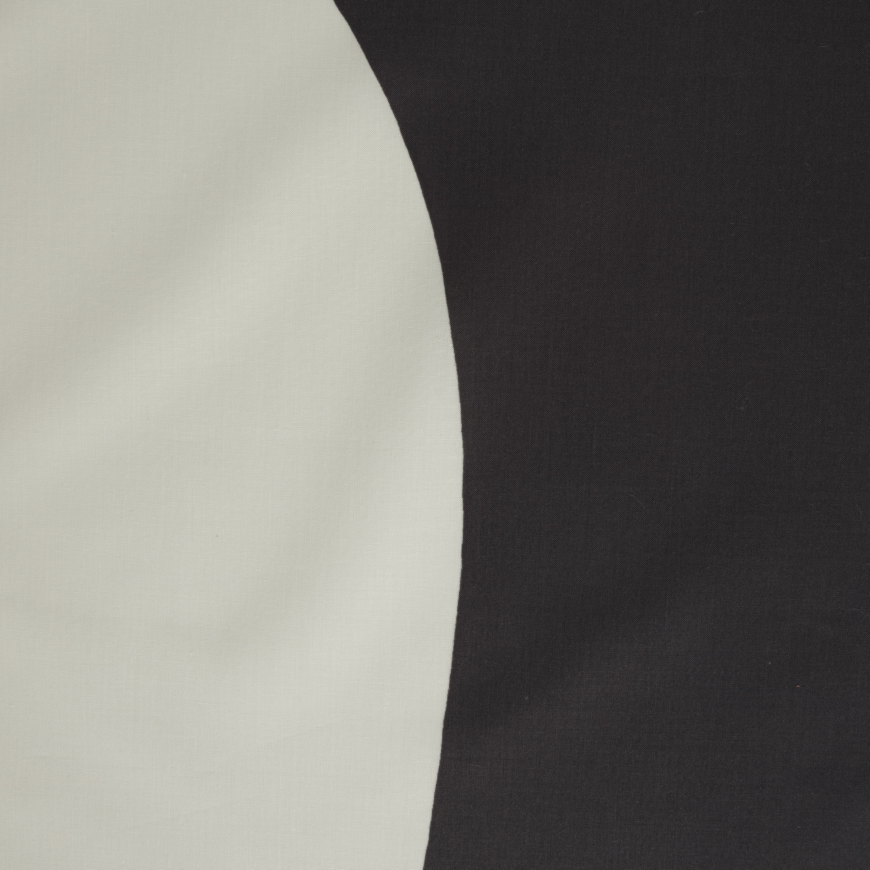
#> input picture dataset/block/3.jpg, 3477 x 3477 px, given in place of orginal.jpg, which was not available (shown at 1/4 size)
$ python allinone.py
#> lines starting #> are read from the running program, lines starting #| are printed output that depends on the picture; pictures that were not available may be replaced by others from this repository, and a replacement may not be noted
import cv2
import numpy as np
import matplotlib.pyplot as plt
from skimage import metrics

def load_and_resize_images(ref_image_path, sample_image_paths, width):
#> called with width = 800
    ref_image = cv2.imread(ref_image_path)
#> ref_image is the input picture: shape (3477, 3477, 3); mean B, G, R 114, 119.1, 120.6
    ref_image = cv2.resize(ref_image, (width, int(ref_image.shape[0] * width / ref_image.shape[1])))
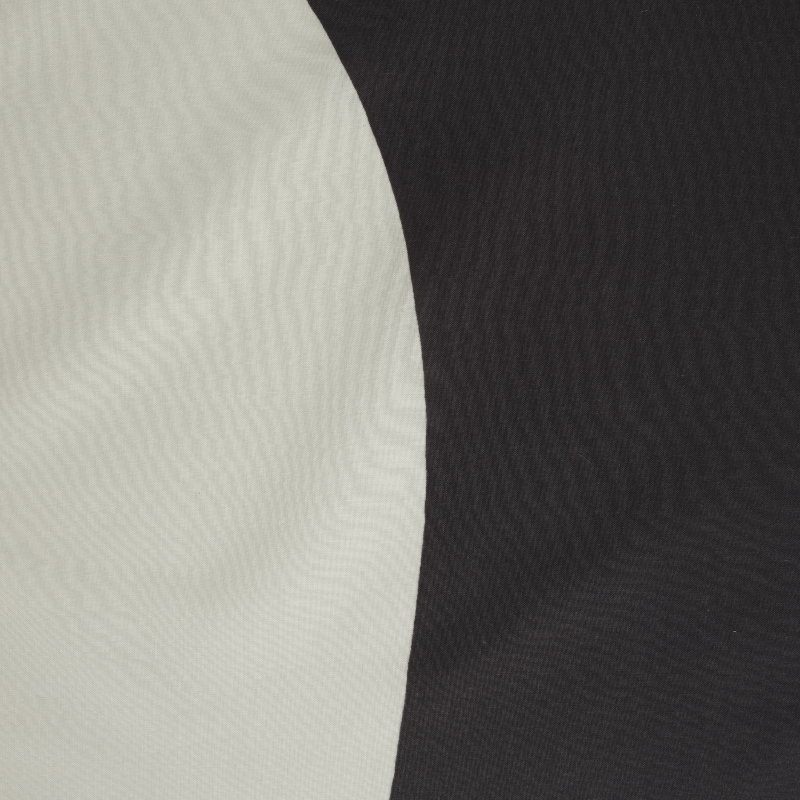
#> ref_image: shape (800, 800, 3); mean B, G, R 113.9, 119, 120.4

    sample_images = []
    for path in sample_image_paths:
        img = cv2.imread(path)
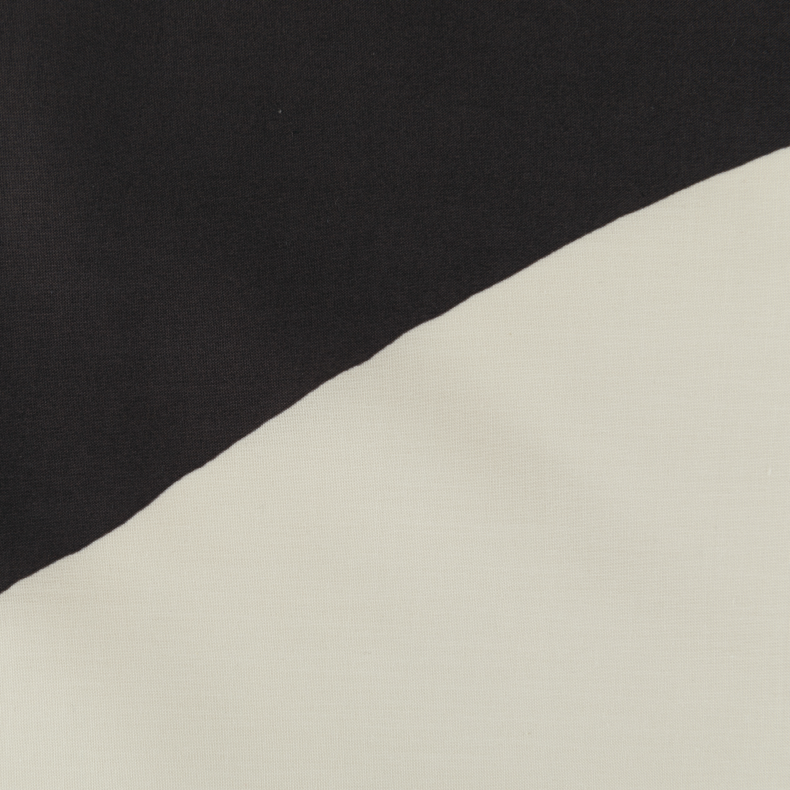
#> input picture dataset/block/1.jpg, 3950 x 3950 px, found by its file name (shown at 1/5 size)
#> img is the input picture: shape (3950, 3950, 3); mean B, G, R 122.5, 130.1, 133
        img = cv2.resize(img, (width, int(img.shape[0] * width / img.shape[1])))
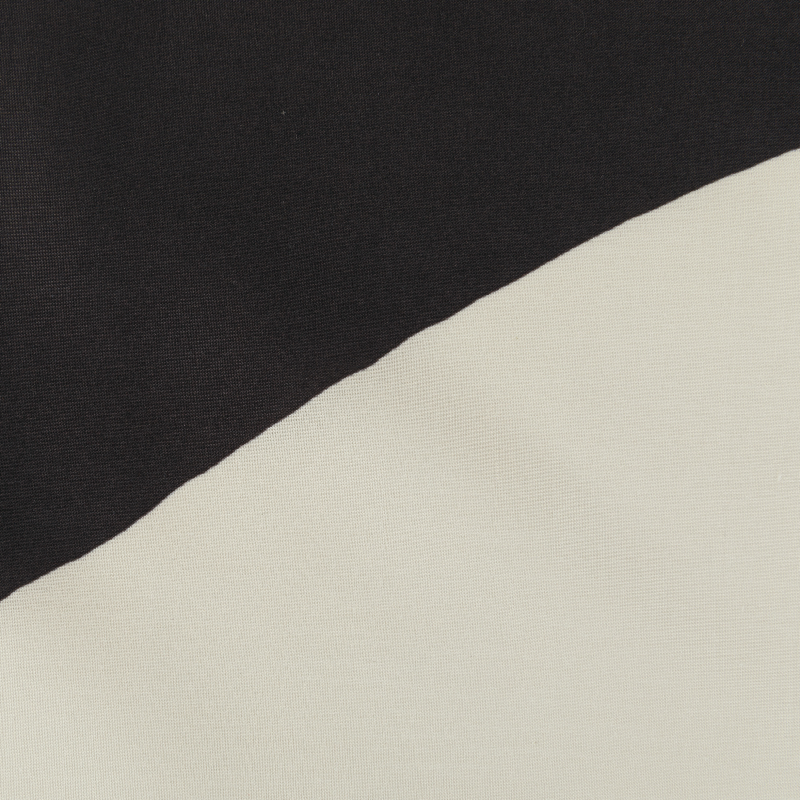
#> img: shape (800, 800, 3); mean B, G, R 122.4, 130, 132.8
        sample_images.append(img)
#> pass 2 of the loop in load_and_resize_images, `for path in sample_image_paths:`:
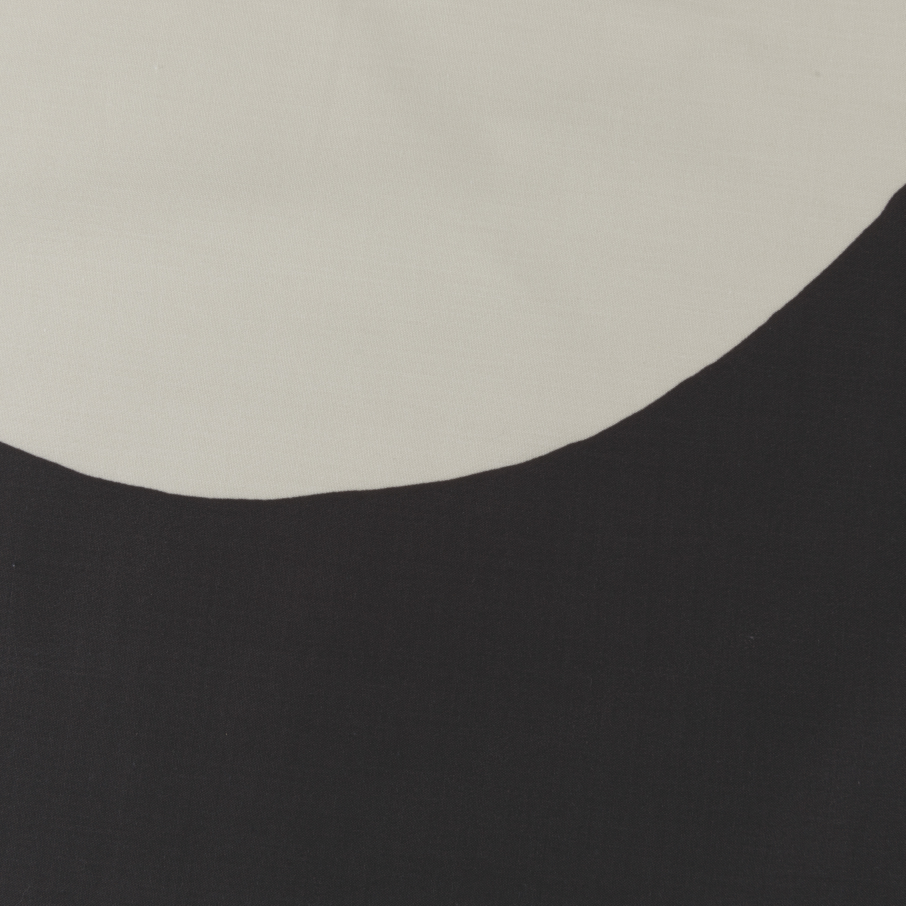
#> input picture dataset/block/4.jpg, 3622 x 3622 px, given in place of 2.jpg, which was not available (shown at 1/4 size)
#> in load_and_resize_images, img is the input picture: shape (3622, 3622, 3); mean B, G, R 108.7, 113.5, 115.9
#> in load_and_resize_images, `img = cv2.resize(img, (width, int(img.shape[0] * width / img.shape[1])))`:
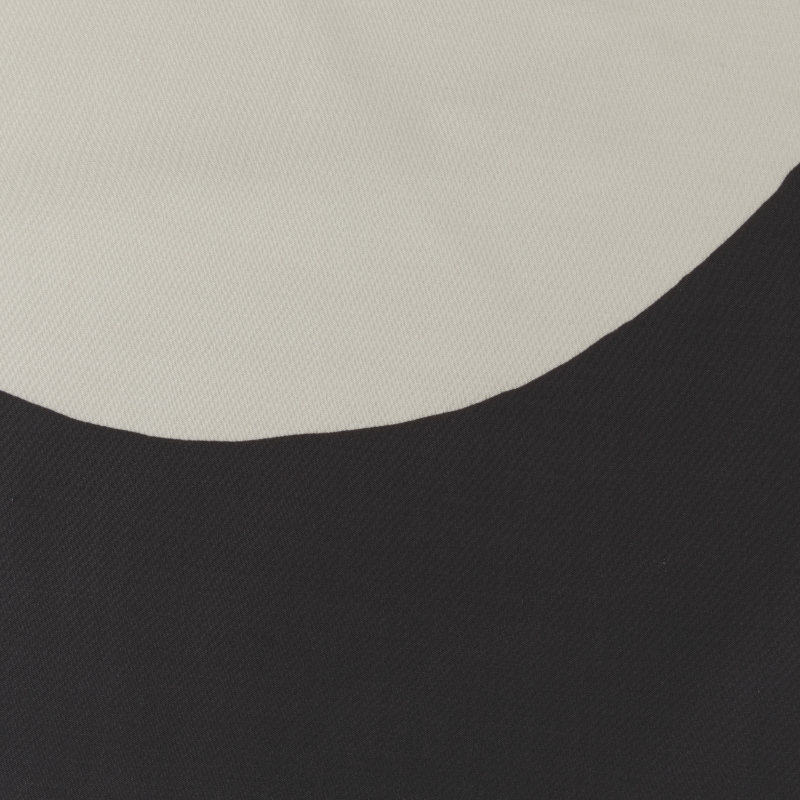
#> img: shape (800, 800, 3); mean B, G, R 108.6, 113.3, 115.8
    return ref_image, sample_images

def convert_to_cielab(images):
    return [cv2.cvtColor(image, cv2.COLOR_BGR2LAB) for image in images]

def align_images(ref_image, sample_images, method='SIFT'):
    aligned_images = []
    if method == 'SIFT':
        feature_detector = cv2.SIFT_create()
    elif method == 'ORB':
        feature_detector = cv2.ORB_create()
    else:
        raise ValueError("Unsupported method. Use 'SIFT' or 'ORB'.")

    ref_kp, ref_desc = feature_detector.detectAndCompute(ref_image, None)

    for img in sample_images:
        kp, desc = feature_detector.detectAndCompute(img, None)
        bf = cv2.BFMatcher()
        matches = bf.knnMatch(ref_desc, desc, k=2)

        good_matches = []
        for m, n in matches:
            if m.distance < 0.75 * n.distance:
                good_matches.append(m)

        if len(good_matches) > 4:
            src_pts = np.float32([ref_kp[m.queryIdx].pt for m in good_matches]).reshape(-1, 1, 2)
            dst_pts = np.float32([kp[m.trainIdx].pt for m in good_matches]).reshape(-1, 1, 2)
            M, mask = cv2.findHomography(dst_pts, src_pts, cv2.RANSAC, 5.0)
            if M is not None and M.shape == (3, 3):
                height, width, channels = ref_image.shape
                aligned_image = cv2.warpPerspective(img, M, (width, height))
                aligned_images.append(aligned_image)
            else:
                print(f"Homography matrix for image is None or not 3x3.")
                aligned_images.append(None)
        else:
            print(f"Not enough good matches for image. Number of good matches: {len(good_matches)}")
            aligned_images.append(None)
    return aligned_images

def calculate_delta_e(ref_image, aligned_images):
    delta_e_values = []
    ref_lab = cv2.cvtColor(ref_image, cv2.COLOR_BGR2LAB)
    for img in aligned_images:
        if img is None:
            delta_e_values.append(None)
            continue
        lab = cv2.cvtColor(img, cv2.COLOR_BGR2LAB)
        delta_e = np.mean([np.linalg.norm(ref_lab[i, j] - lab[i, j]) for i in range(ref_lab.shape[0]) for j in range(ref_lab.shape[1])])
        delta_e_values.append(delta_e)
    return delta_e_values

def calculate_ssim(ref_image, aligned_images):
    ssim_values = []
    ref_gray = cv2.cvtColor(ref_image, cv2.COLOR_BGR2GRAY)
    for img in aligned_images:
        if img is None:
            ssim_values.append(None)
            continue
        gray = cv2.cvtColor(img, cv2.COLOR_BGR2GRAY)
        ssim = metrics.structural_similarity(ref_gray, gray)
        ssim_values.append(ssim)
    return ssim_values

def segment_and_analyze(images, segments):
    segment_means = []
    segmented_images = []
    height, width = images[0].shape[:2]
    seg_h = height // segments
    seg_w = width // segments
    for img in images:
        if img is None:
            segment_means.append(None)
            segmented_images.append(None)
            continue
        segments_means = []
        segmented_image = img.copy()
        for i in range(segments):
            for j in range(segments):
                segment = img[i*seg_h:(i+1)*seg_h, j*seg_w:(j+1)*seg_w]
                mean_color = cv2.mean(segment)[:3]
                segments_means.append(mean_color)
                cv2.rectangle(segmented_image, (j*seg_w, i*seg_h), ((j+1)*seg_w, (i+1)*seg_h), mean_color[::-1], -1)
        segment_means.append(segments_means)
        segmented_images.append(segmented_image)
    return segment_means, segmented_images

# [49 lines left out: functions visualize_segmented_images, visualize_results, not called in this run]

# Example usage
ref_image_path = 'C:/Users/LENOVO/Desktop/Thesis/zorlutekstil_1_2024-01-19_1042/1/1/orginal.jpg'
sample_image_paths = [
    'C:/Users/LENOVO/Desktop/Thesis/zorlutekstil_1_2024-01-19_1042/1/1/1.jpg',
    'C:/Users/LENOVO/Desktop/Thesis/zorlutekstil_1_2024-01-19_1042/1/1/2.jpg'
]
width = 800
segments = 4

ref_image, sample_images = load_and_resize_images(ref_image_path, sample_image_paths, width)
#> sample_images = 2 items
ref_image_lab = convert_to_cielab([ref_image])[0]
#> ref_image_lab: shape (800, 800, 3); mean of channels 0, 1, 2 122.8, 127.7, 130.7
sample_images_lab = convert_to_cielab(sample_images)
#> sample_images_lab = 2 items

aligned_images = align_images(ref_image, sample_images, method='SIFT')
#> in align_images, `ref_kp, ref_desc = feature_detector.detectAndCompute(ref_image, None)`: ref_kp = 23 keypoints; strongest (x, y, size): (316, 203, 130.3), (421, 568, 2.7), (419, 563, 2.9), (425, 357, 5.6)
#> the loop in align_images, `for img in sample_images:` made 2 passes
#> matches on passes 1 to 2: 23 matches, 23 matches
#| Not enough good matches for image. Number of good matches: 3
#| Not enough good matches for image. Number of good matches: 3
#> after the loop in align_images, `for img in sample_images:`: aligned_images = 2 items
#> aligned_images = 2 items

delta_e_values = calculate_delta_e(ref_image, aligned_images)
#> the loop in calculate_delta_e, `for img in aligned_images:` made 2 passes
#> delta_e_values = 2 items
ssim_values = calculate_ssim(ref_image, aligned_images)
#> the loop in calculate_ssim, `for img in aligned_images:` made 2 passes
#> ssim_values = 2 items

segment_means, segmented_images = segment_and_analyze(aligned_images, segments)
#> (the run stopped early here; a loop or call above may not have finished)
